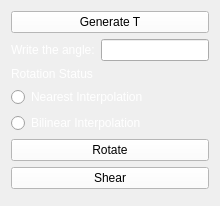
      <widget class="QWidget" name="rotation_page">
       <attribute name="title">
        <string>Rotation </string>
       </attribute>
       <layout class="QGridLayout" name="gridLayout_6">
        <item row="1" column="0">
         <layout class="QVBoxLayout" name="verticalLayout_5">
          <item>
           <layout class="QHBoxLayout" name="horizontalLayout_7">
            <item>
             <widget class="QLabel" name="angle_label">
              <property name="styleSheet">
               <string notr="true">color: rgb(255, 255, 255);</string>
              </property>
              <property name="text">
               <string>Write the angle:</string>
              </property>
             </widget>
            </item>
            <item>
             <widget class="QLineEdit" name="angle_input">
              <property name="styleSheet">
               <string notr="true">color: rgb(255, 255, 255);</string>
              </property>
             </widget>
            </item>
           </layout>
          </item>
          <item>
           <widget class="QLabel" name="status_label">
            <property name="maximumSize">
             <size>
              <width>16777215</width>
              <height>100</height>
             </size>
            </property>
            <property name="styleSheet">
             <string notr="true">color: rgb(255, 255, 255);</string>
            </property>
            <property name="text">
             <string>Rotation Status</string>
            </property>
           </widget>
          </item>
          <item>
           <widget class="QRadioButton" name="nearest_rotate">
            <property name="styleSheet">
             <string notr="true">color: rgb(255, 255, 255);</string>
            </property>
            <property name="text">
             <string>Nearest Interpolation</string>
            </property>
           </widget>
          </item>
          <item>
           <widget class="QRadioButton" name="bilinear_rotate">
            <property name="styleSheet">
             <string notr="true">color: rgb(255, 255, 255);</string>
            </property>
            <property name="text">
             <string>Bilinear Interpolation </string>
            </property>
           </widget>
          </item>
          <item>
           <widget class="QPushButton" name="rotation_button">
            <property name="styleSheet">
             <string notr="true">background-color: rgb(255, 255, 255);</string>
            </property>
            <property name="text">
             <string>Rotate</string>
            </property>
           </widget>
          </item>
          <item>
           <widget class="QPushButton" name="shear_button">
            <property name="styleSheet">
             <string notr="true">background-color: rgb(255, 255, 255);</string>
            </property>
            <property name="text">
             <string>Shear</string>
            </property>
           </widget>
          </item>
          <item>
           <widget class="RotationCanvas" name="rotation_widget" native="true"/>
          </item>
         </layout>
        </item>
        <item row="0" column="0">
         <widget class="QPushButton" name="generate_button">
          <property name="styleSheet">
           <string notr="true">background-color: rgb(255, 255, 255);</string>
          </property>
          <property name="text">
           <string>Generate T</string>
          </property>
         </widget>
        </item>
       </layout>
      </widget>
